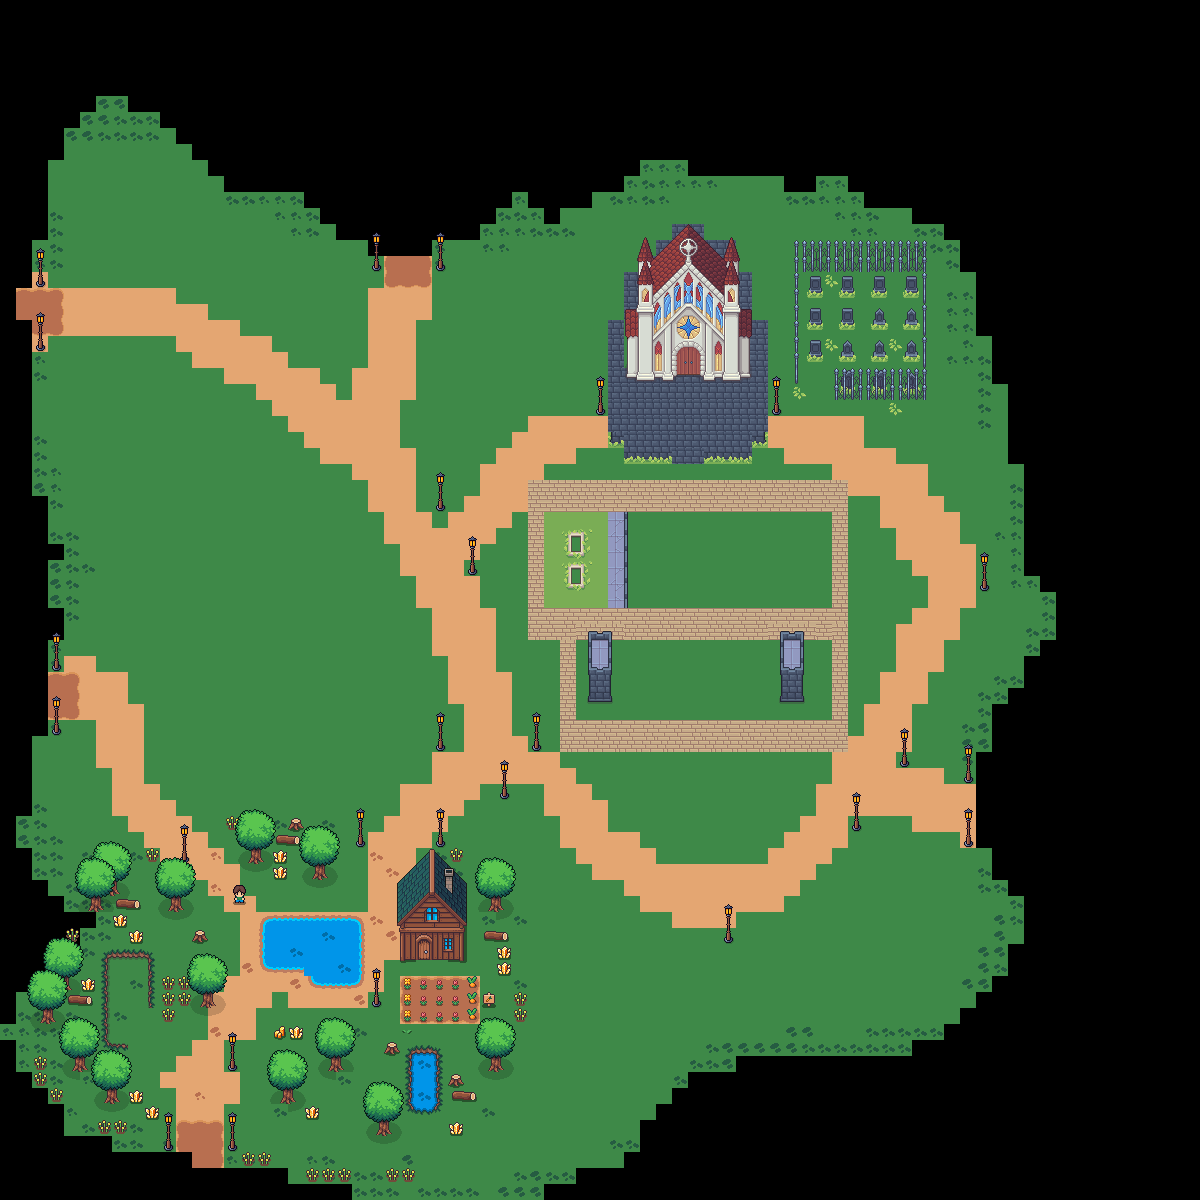

This is a level from a 2D game, rendered from its Tiled map with the project's own tilesets. A one-line summary and the map file follow, with tile-layer data summarised:
An orthogonal 75x75 tile map with 16x16 px tiles, 3 tile layers (LITERAL Ground, background 1, foreground), 6 tilesets.

<map version="1.10" tiledversion="1.12.1" orientation="orthogonal" renderorder="left-down" width="75" height="75" tilewidth="16" tileheight="16" infinite="0" nextlayerid="4" nextobjectid="1">
 <tileset firstgid="1" source="cute_fantasy_tiles.tsx" />
 <tileset firstgid="121" source="cute_fantasy_objects.tsx" />
 <tileset firstgid="131" source="player_cute.tsx" />
 <tileset firstgid="371" source="cute_fantasy_props.tsx" />
 <tileset firstgid="455" source="church_building.tsx" />
 <tileset firstgid="759" source="church_walls.tsx" />
 <layer id="1" name="LITERAL Ground" width="75" height="75">
  <data>[5625 cells, 3781 non-empty, 33 distinct tile ids]</data>
 </layer>
 <layer id="2" name="background 1" width="75" height="75">
  <data>[5625 cells, 451 non-empty, 159 distinct tile ids]</data>
 </layer>
 <layer id="3" name="foreground" width="75" height="75">
  <data>[5625 cells, 239 non-empty, 35 distinct tile ids]</data>
 </layer>
</map>
